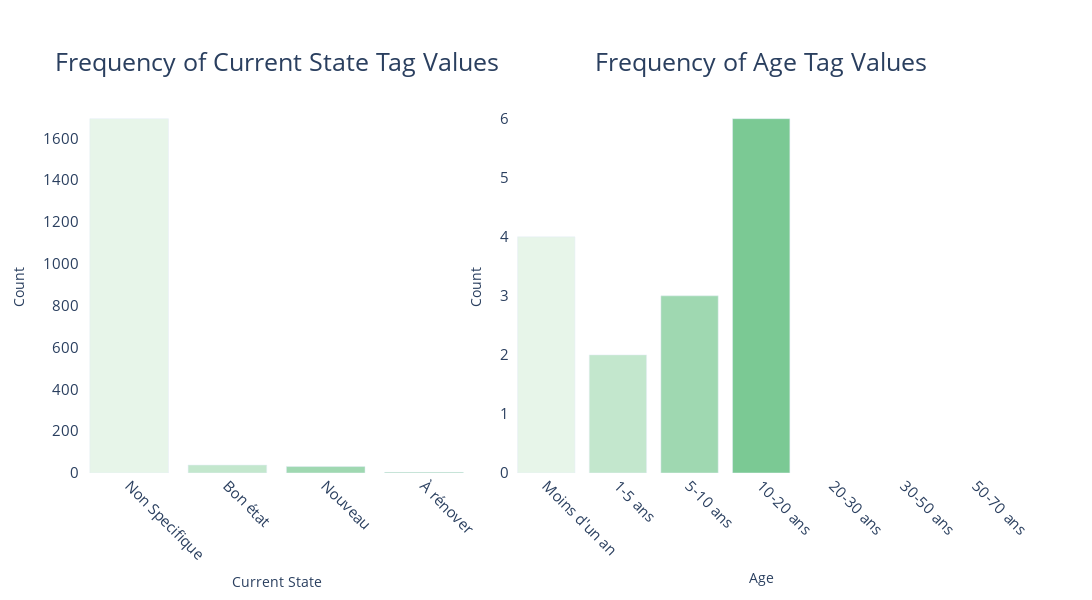

The code cell stored with this chart in its notebook:
### Markdown cell above
### **Current_state and Age**

### Code cell
# Assuming your DataFrame is named df

# Define a custom color palette similar to your seaborn plot
custom_colors = ['#e7f5e9', '#c3e7cd', '#9fd8b1', '#7bc994', '#57ba78', '#33ab5b', '#0d874b']

# Create subplot figure with the correct column widths
fig = make_subplots(rows=1, cols=5, 
                    column_widths=[0.4, 0.1, 0.4, 0.1, 0.1], 
                    specs=[[{"colspan": 2}, None, {"colspan": 3}, None, None]],
                    subplot_titles=('Frequency of Current State Tag Values', 'Frequency of Age Tag Values'))

# Plot for Current_state
current_state_counts = df['Current_state'].value_counts()
fig.add_trace(go.Bar(
    x=current_state_counts.index,
    y=current_state_counts.values,
    marker=dict(color=custom_colors[:len(current_state_counts)]),
    name='Current State'
), row=1, col=1)

# Plot for Age
age_order = ["Moins d'un an",'1-5 ans','5-10 ans','10-20 ans','20-30 ans','30-50 ans','50-70 ans']
age_counts = df['Age'].value_counts().reindex(age_order)
fig.add_trace(go.Bar(
    x=age_counts.index,
    y=age_counts.values,
    marker=dict(color=custom_colors[:len(age_counts)]),
    name='Age'
), row=1, col=3)

# Update layout
fig.update_layout(
    height=600, 
    width=1200, 
    title_text="",
    showlegend=False,
    plot_bgcolor='white'
)

# Update axes titles
fig.update_xaxes(title_text="Current State", row=1, col=1)
fig.update_yaxes(title_text="Count", row=1, col=1)
fig.update_xaxes(title_text="Age", row=1, col=3)
fig.update_yaxes(title_text="Count", row=1, col=3)

# Update subplot titles
fig.layout.annotations[0].update(font=dict(size=25), yshift=20)
fig.layout.annotations[1].update(font=dict(size=25), yshift=20)

# Update tick parameters
fig.update_xaxes(tickfont=dict(size=15), tickangle=45)
fig.update_yaxes(tickfont=dict(size=15))

fig.show()

### Figure 1 — Plotly figure (JSON) as saved in the notebook; plotly's stock layout.template omitted (floating-point values rounded to 4 significant figures)
{"data": [{"marker": {"color": ["#e7f5e9", "#c3e7cd", "#9fd8b1", "#7bc994"]}, "name": "Current State", "type": "bar", "x": ["Non Specifique", "Bon état", "Nouveau", "À rénover"], "xaxis": "x", "y": [1694, 38, 31, 3], "yaxis": "y"}, {"marker": {"color": ["#e7f5e9", "#c3e7cd", "#9fd8b1", "#7bc994", "#57ba78", "#33ab5b", "#0d874b"]}, "name": "Age", "type": "bar", "x": ["Moins d'un an", "1-5 ans", "5-10 ans", "10-20 ans", "20-30 ans", "30-50 ans", "50-70 ans"], "xaxis": "x2", "y": [4, 2, 3, 6, null, null, null], "yaxis": "y2"}], "layout": {"annotations": [{"font": {"size": 25}, "showarrow": false, "text": "Frequency of Current State Tag Values", "x": 0.2109, "xanchor": "center", "xref": "paper", "y": 1, "yanchor": "bottom", "yref": "paper", "yshift": 20}, {"font": {"size": 25}, "showarrow": false, "text": "Frequency of Age Tag Values", "x": 0.7309, "xanchor": "center", "xref": "paper", "y": 1, "yanchor": "bottom", "yref": "paper", "yshift": 20}], "height": 600, "plot_bgcolor": "white", "showlegend": false, "title": {"text": ""}, "width": 1200, "xaxis": {"anchor": "y", "domain": [0, 0.4218], "tickangle": 45, "tickfont": {"size": 15}, "title": {"text": "Current State"}}, "xaxis2": {"anchor": "y2", "domain": [0.4618, 1], "tickangle": 45, "tickfont": {"size": 15}, "title": {"text": "Age"}}, "yaxis": {"anchor": "x", "domain": [0, 1], "tickfont": {"size": 15}, "title": {"text": "Count"}}, "yaxis2": {"anchor": "x2", "domain": [0, 1], "tickfont": {"size": 15}, "title": {"text": "Count"}}}}
